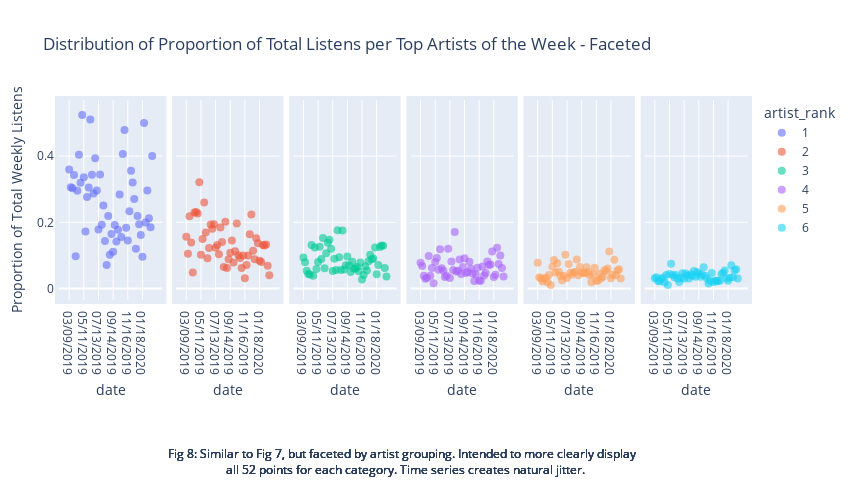

The cell this chart's notebook holds for it:
### Code cell
caption = "Fig 8: Similar to Fig 7, but faceted by artist grouping. Intended to more clearly display <br> all 52 points for each category. Time series creates natural jitter." 
fig = px.scatter(weekly_top, x = "date", y = "prop", color = "artist_rank", hover_data = ['artist', 'date'],facet_col = 'artist_rank')
fig.update_layout(
        autosize=False,
        width=850,
        height=500,
        margin=dict(
            l=50,
            r=50,
            b=200,
            t=100,
            pad=4
        )
    )
fig.update_layout(title_text='Distribution of Proportion of Total Listens per Top Artists of the Week - Faceted',
                    yaxis=dict(title_text="Proportion of Total Weekly Listens"),
                 margin_b=200, annotations = [dict(xref='paper',
                                        yref='paper',
                                        x=0.5, y=-0.9,
                                        showarrow=False,
                                        text = caption)])

fig.update_traces(marker=dict(size=8,
                             opacity = 0.6))
fig.show()
py.plot(fig, filename = 'prop_bar_weekly_facet', auto_open=False)

### Figure 1 — Plotly figure (JSON) as saved in the notebook; plotly's stock layout.template omitted (floating-point values rounded to 4 significant figures)
{"data": [{"customdata": [["Unknown Mortal Orchestra", "03/09/2019"], ["The National", "03/16/2019"], ["Wilco", "03/23/2019"], ["Kweku Collins", "03/30/2019"], ["Vampire Weekend", "04/06/2019"], ["Vampire Weekend", "04/13/2019"], ["The Strokes", "04/20/2019"], ["Twin Peaks", "04/27/2019"], ["The Beatles", "05/04/2019"], ["Vampire Weekend", "05/11/2019"], ["Acid Dad", "05/18/2019"], ["Summer Salt", "05/25/2019"], ["Allah-Las", "06/01/2019"], ["Okey Dokey", "06/08/2019"], ["Twin Peaks", "06/15/2019"], ["Grateful Dead", "06/22/2019"], ["Grateful Dead", "06/29/2019"], ["Grateful Dead", "07/06/2019"], ["together PANGEA", "07/13/2019"], ["Drugdealer", "07/20/2019"], ["Drugdealer", "07/27/2019"], ["Chance the Rapper", "08/03/2019"], ["Death Cab for Cutie", "08/10/2019"], ["The Postal Service", "08/17/2019"], ["Grateful Dead", "08/24/2019"], ["Her's", "08/31/2019"], ["Whitney", "09/07/2019"], ["Men I Trust", "09/14/2019"], ["Djo", "09/21/2019"], ["Of Monsters and Men", "09/28/2019"], ["Brittany Howard", "10/05/2019"], ["Pinegrove", "10/12/2019"], ["Wilco", "10/19/2019"], ["The Beatles", "10/26/2019"], ["Spin Doctors", "11/02/2019"], ["White Reaper", "11/09/2019"], ["The Beta Band", "11/16/2019"], ["The Velvet Underground", "11/23/2019"], ["Twin Peaks", "11/30/2019"], ["Twin Peaks", "12/07/2019"], ["Tame Impala", "12/14/2019"], ["Dr. Dog", "12/21/2019"], ["Vundabar", "12/28/2019"], ["Vampire Weekend", "01/04/2020"], ["Temples", "01/11/2020"], ["The Beatles", "01/18/2020"], ["The Beatles", "01/25/2020"], ["Allah-Las", "02/01/2020"], ["Allah-Las", "02/08/2020"], ["Tame Impala", "02/15/2020"], ["Tame Impala", "02/22/2020"], ["Tennis", "02/29/2020"]], "hoverlabel": {"namelength": 0}, "hovertemplate": "artist_rank=1<br>date=%{customdata[1]}<br>prop=%{y}<br>artist=%{customdata[0]}", "legendgroup": "1", "marker": {"color": "#636efa", "opacity": 0.6, "size": 8, "symbol": "circle"}, "mode": "markers", "name": "1", "showlegend": true, "type": "scatter", "x": ["03/09/2019", "03/16/2019", "03/23/2019", "03/30/2019", "04/06/2019", "04/13/2019", "04/20/2019", "04/27/2019", "05/04/2019", "05/11/2019", "05/18/2019", "05/25/2019", "06/01/2019", "06/08/2019", "06/15/2019", "06/22/2019", "06/29/2019", "07/06/2019", "07/13/2019", "07/20/2019", "07/27/2019", "08/03/2019", "08/10/2019", "08/17/2019", "08/24/2019", "08/31/2019", "09/07/2019", "09/14/2019", "09/21/2019", "09/28/2019", "10/05/2019", "10/12/2019", "10/19/2019", "10/26/2019", "11/02/2019", "11/09/2019", "11/16/2019", "11/23/2019", "11/30/2019", "12/07/2019", "12/14/2019", "12/21/2019", "12/28/2019", "01/04/2020", "01/11/2020", "01/18/2020", "01/25/2020", "02/01/2020", "02/08/2020", "02/15/2020", "02/22/2020", "02/29/2020"], "xaxis": "x", "y": [0.3594, 0.3059, 0.3027, 0.3431, 0.0974, 0.2951, 0.4038, 0.3196, 0.5241, 0.3358, 0.1724, 0.2764, 0.3051, 0.5102, 0.3435, 0.2871, 0.3934, 0.2963, 0.1784, 0.3443, 0.1926, 0.2507, 0.1433, 0.07127, 0.2193, 0.1018, 0.1647, 0.1111, 0.1922, 0.1417, 0.1774, 0.2842, 0.1558, 0.4061, 0.4788, 0.1832, 0.1451, 0.2331, 0.3556, 0.3203, 0.2706, 0.1199, 0.2189, 0.1939, 0.1615, 0.0957, 0.5, 0.1996, 0.2963, 0.2125, 0.1855, 0.4], "yaxis": "y"}, {"customdata": [["Bob Dylan", "03/09/2019"], ["Grateful Dead", "03/16/2019"], ["Grateful Dead", "03/23/2019"], ["FKJ", "03/30/2019"], ["Kendrick Lamar", "04/06/2019"], ["Neutral Milk Hotel", "04/13/2019"], ["Vampire Weekend", "04/20/2019"], ["Cage The Elephant", "04/27/2019"], ["Vampire Weekend", "05/04/2019"], ["The Murlocs", "05/11/2019"], ["Yo La Tengo", "05/18/2019"], ["Mt. Joy", "05/25/2019"], ["Twin Peaks", "06/01/2019"], ["Unknown Mortal Orchestra", "06/08/2019"], ["Grateful Dead", "06/15/2019"], ["The National", "06/22/2019"], ["Chance the Rapper", "06/29/2019"], ["Drugdealer", "07/06/2019"], ["Grateful Dead", "07/13/2019"], ["Mild High Club", "07/20/2019"], ["Wilco", "07/27/2019"], ["Tame Impala", "08/03/2019"], ["boy pablo", "08/10/2019"], ["Radiohead", "08/17/2019"], ["Joey Bada$$", "08/24/2019"], ["Mac Miller", "08/31/2019"], ["Mac Miller", "09/07/2019"], ["Whitney", "09/14/2019"], ["Twin Peaks", "09/21/2019"], ["R.E.M.", "09/28/2019"], ["Tame Impala", "10/05/2019"], ["Grateful Dead", "10/12/2019"], ["Bob Dylan", "10/19/2019"], ["Beach House", "10/26/2019"], ["Rex Orange County", "11/02/2019"], ["Men I Trust", "11/09/2019"], ["White Reaper", "11/16/2019"], ["Kid Cudi", "11/23/2019"], ["The Velvet Underground", "11/30/2019"], ["Grateful Dead", "12/07/2019"], ["The Velvet Underground", "12/14/2019"], ["Temples", "12/21/2019"], ["Temples", "12/28/2019"], ["Pinegrove", "01/04/2020"], ["Jay Som", "01/11/2020"], ["Tennis", "01/18/2020"], ["Mac Miller", "01/25/2020"], ["(Sandy) Alex G", "02/01/2020"], ["(Sandy) Alex G", "02/08/2020"], ["Mac Miller", "02/15/2020"], ["Okey Dokey", "02/22/2020"], ["Vundabar", "02/29/2020"]], "hoverlabel": {"namelength": 0}, "hovertemplate": "artist_rank=2<br>date=%{customdata[1]}<br>prop=%{y}<br>artist=%{customdata[0]}", "legendgroup": "2", "marker": {"color": "#EF553B", "opacity": 0.6, "size": 8, "symbol": "circle"}, "mode": "markers", "name": "2", "showlegend": true, "type": "scatter", "x": ["03/09/2019", "03/16/2019", "03/23/2019", "03/30/2019", "04/06/2019", "04/13/2019", "04/20/2019", "04/27/2019", "05/04/2019", "05/11/2019", "05/18/2019", "05/25/2019", "06/01/2019", "06/08/2019", "06/15/2019", "06/22/2019", "06/29/2019", "07/06/2019", "07/13/2019", "07/20/2019", "07/27/2019", "08/03/2019", "08/10/2019", "08/17/2019", "08/24/2019", "08/31/2019", "09/07/2019", "09/14/2019", "09/21/2019", "09/28/2019", "10/05/2019", "10/12/2019", "10/19/2019", "10/26/2019", "11/02/2019", "11/09/2019", "11/16/2019", "11/23/2019", "11/30/2019", "12/07/2019", "12/14/2019", "12/21/2019", "12/28/2019", "01/04/2020", "01/11/2020", "01/18/2020", "01/25/2020", "02/01/2020", "02/08/2020", "02/15/2020", "02/22/2020", "02/29/2020"], "xaxis": "x2", "y": [0.1562, 0.1048, 0.2184, 0.1387, 0.0487, 0.2295, 0.2308, 0.2268, 0.3209, 0.1022, 0.1494, 0.2602, 0.1695, 0.09184, 0.1221, 0.1931, 0.1803, 0.1944, 0.1228, 0.1311, 0.1039, 0.1846, 0.1402, 0.06479, 0.2018, 0.06195, 0.08824, 0.1083, 0.1451, 0.07874, 0.1129, 0.1967, 0.1005, 0.09195, 0.06189, 0.09948, 0.03137, 0.07095, 0.1, 0.1641, 0.2235, 0.114, 0.08876, 0.1515, 0.1366, 0.08398, 0.07988, 0.1316, 0.1296, 0.1333, 0.06909, 0.04], "yaxis": "y2"}, {"customdata": [["Grateful Dead", "03/09/2019"], ["Yo La Tengo", "03/16/2019"], ["FKJ", "03/23/2019"], ["Hala", "03/30/2019"], ["Wallows", "04/06/2019"], ["Kweku Collins", "04/13/2019"], ["Neutral Milk Hotel", "04/20/2019"], ["Neutral Milk Hotel", "04/27/2019"], ["Twin Peaks", "05/04/2019"], ["Acid Dad", "05/11/2019"], ["Twin Peaks", "05/18/2019"], ["Wilco", "05/25/2019"], ["Ty Segall", "06/01/2019"], ["Chris Bear", "06/08/2019"], ["The Strokes", "06/15/2019"], ["Vampire Weekend", "06/22/2019"], ["Night Moves", "06/29/2019"], ["Father John Misty", "07/06/2019"], ["Summer Salt", "07/13/2019"], ["Twin Peaks", "07/20/2019"], ["Billy Bragg", "07/27/2019"], ["The Head and the Heart", "08/03/2019"], ["Tame Impala", "08/10/2019"], ["Twin Peaks", "08/17/2019"], ["Kanye West", "08/24/2019"], ["Whitney", "08/31/2019"], ["Jay Som", "09/07/2019"], ["The Flaming Lips", "09/14/2019"], ["Whitney", "09/21/2019"], ["Mild High Club", "09/28/2019"], ["Djo", "10/05/2019"], ["Yo-Yo Ma", "10/12/2019"], ["A Tribe Called Quest", "10/19/2019"], ["Grateful Dead", "10/26/2019"], ["Twin Peaks", "11/02/2019"], ["Sturgill Simpson", "11/09/2019"], ["Minnie Riperton", "11/16/2019"], ["Twin Peaks", "11/23/2019"], ["The Claypool Lennon Delirium", "11/30/2019"], ["Kid Cudi", "12/07/2019"], ["Hoops", "12/14/2019"], ["Vundabar", "12/21/2019"], ["Bombay Bicycle Club", "12/28/2019"], ["Jay Som", "01/04/2020"], ["Vulfpeck", "01/11/2020"], ["The Rolling Stones", "01/18/2020"], ["J Dilla", "01/25/2020"], ["Whitney", "02/01/2020"], ["Electric Guest", "02/08/2020"], ["Sam Evian", "02/15/2020"], ["White Reaper", "02/22/2020"], ["Loving", "02/29/2020"]], "hoverlabel": {"namelength": 0}, "hovertemplate": "artist_rank=3<br>date=%{customdata[1]}<br>prop=%{y}<br>artist=%{customdata[0]}", "legendgroup": "3", "marker": {"color": "#00cc96", "opacity": 0.6, "size": 8, "symbol": "circle"}, "mode": "markers", "name": "3", "showlegend": true, "type": "scatter", "x": ["03/09/2019", "03/16/2019", "03/23/2019", "03/30/2019", "04/06/2019", "04/13/2019", "04/20/2019", "04/27/2019", "05/04/2019", "05/11/2019", "05/18/2019", "05/25/2019", "06/01/2019", "06/08/2019", "06/15/2019", "06/22/2019", "06/29/2019", "07/06/2019", "07/13/2019", "07/20/2019", "07/27/2019", "08/03/2019", "08/10/2019", "08/17/2019", "08/24/2019", "08/31/2019", "09/07/2019", "09/14/2019", "09/21/2019", "09/28/2019", "10/05/2019", "10/12/2019", "10/19/2019", "10/26/2019", "11/02/2019", "11/09/2019", "11/16/2019", "11/23/2019", "11/30/2019", "12/07/2019", "12/14/2019", "12/21/2019", "12/28/2019", "01/04/2020", "01/11/2020", "01/18/2020", "01/25/2020", "02/01/2020", "02/08/2020", "02/15/2020", "02/22/2020", "02/29/2020"], "xaxis": "x3", "y": [0.09375, 0.07932, 0.05364, 0.0438, 0.04221, 0.1311, 0.03846, 0.1237, 0.05882, 0.08029, 0.1264, 0.08943, 0.1525, 0.06122, 0.1069, 0.1386, 0.1475, 0.1204, 0.05263, 0.09016, 0.05628, 0.1763, 0.09451, 0.05616, 0.1754, 0.05752, 0.07059, 0.09687, 0.07059, 0.04987, 0.08065, 0.06011, 0.0603, 0.06513, 0.05212, 0.07853, 0.02745, 0.04054, 0.06667, 0.05469, 0.08235, 0.1023, 0.08876, 0.09091, 0.1242, 0.04297, 0.07101, 0.1253, 0.1296, 0.1292, 0.06182, 0.03667], "yaxis": "y3"}, {"customdata": [["Vampire Weekend", "03/09/2019"], ["Tame Impala", "03/16/2019"], ["Pavement", "03/23/2019"], ["Generationals", "03/30/2019"], ["Saba", "04/06/2019"], ["Tame Impala", "04/13/2019"], ["Cage The Elephant", "04/20/2019"], ["Whitney", "04/27/2019"], ["Wilco", "05/04/2019"], ["Cage The Elephant", "05/11/2019"], ["Summer Salt", "05/18/2019"], ["The National", "05/25/2019"], ["Foxygen", "06/01/2019"], ["Car Seat Headrest", "06/08/2019"], ["No Vacation", "06/15/2019"], ["Kendrick Lamar", "06/22/2019"], ["Beach House", "06/29/2019"], ["Unknown Mortal Orchestra", "07/06/2019"], ["Neutral Milk Hotel", "07/13/2019"], ["Grateful Dead", "07/20/2019"], ["Chance the Rapper", "07/27/2019"], ["The Strokes", "08/03/2019"], ["The Shins", "08/10/2019"], ["Cage The Elephant", "08/17/2019"], ["Mac Miller", "08/24/2019"], ["Beach House", "08/31/2019"], ["Frank Ocean", "09/07/2019"], ["Twin Peaks", "09/14/2019"], ["Grateful Dead", "09/21/2019"], ["Twin Peaks", "09/28/2019"], ["Grateful Dead", "10/05/2019"], ["Guy Clark", "10/12/2019"], ["No Vacation", "10/19/2019"], ["Johann Sebastian Bach", "10/26/2019"], ["Tame Impala", "11/02/2019"], ["Grateful Dead", "11/09/2019"], ["LCD Soundsystem", "11/16/2019"], ["Disclosure", "11/23/2019"], ["Disclosure", "11/30/2019"], ["Tame Impala", "12/07/2019"], ["Mac Miller", "12/14/2019"], ["BADBADNOTGOOD", "12/21/2019"], ["Kanye West", "12/28/2019"], ["J. Cole", "01/04/2020"], ["Dr. Dog", "01/11/2020"], ["GoldLink", "01/18/2020"], ["The O'My's", "01/25/2020"], ["Babe Rainbow", "02/01/2020"], ["Still Woozy", "02/08/2020"], ["Post Animal", "02/15/2020"], ["(Sandy) Alex G", "02/22/2020"], ["TOPS", "02/29/2020"]], "hoverlabel": {"namelength": 0}, "hovertemplate": "artist_rank=4<br>date=%{customdata[1]}<br>prop=%{y}<br>artist=%{customdata[0]}", "legendgroup": "4", "marker": {"color": "#ab63fa", "opacity": 0.6, "size": 8, "symbol": "circle"}, "mode": "markers", "name": "4", "showlegend": true, "type": "scatter", "x": ["03/09/2019", "03/16/2019", "03/23/2019", "03/30/2019", "04/06/2019", "04/13/2019", "04/20/2019", "04/27/2019", "05/04/2019", "05/11/2019", "05/18/2019", "05/25/2019", "06/01/2019", "06/08/2019", "06/15/2019", "06/22/2019", "06/29/2019", "07/06/2019", "07/13/2019", "07/20/2019", "07/27/2019", "08/03/2019", "08/10/2019", "08/17/2019", "08/24/2019", "08/31/2019", "09/07/2019", "09/14/2019", "09/21/2019", "09/28/2019", "10/05/2019", "10/12/2019", "10/19/2019", "10/26/2019", "11/02/2019", "11/09/2019", "11/16/2019", "11/23/2019", "11/30/2019", "12/07/2019", "12/14/2019", "12/21/2019", "12/28/2019", "01/04/2020", "01/11/2020", "01/18/2020", "01/25/2020", "02/01/2020", "02/08/2020", "02/15/2020", "02/22/2020", "02/29/2020"], "xaxis": "x4", "y": [0.07812, 0.06799, 0.03831, 0.0292, 0.03247, 0.09836, 0.03846, 0.06186, 0.01604, 0.08029, 0.09195, 0.05691, 0.1186, 0.06122, 0.05344, 0.03465, 0.03825, 0.1204, 0.03216, 0.08197, 0.05628, 0.1708, 0.05183, 0.054, 0.08772, 0.04425, 0.06471, 0.09117, 0.04706, 0.04987, 0.08065, 0.06011, 0.04523, 0.02299, 0.04235, 0.06283, 0.02353, 0.02365, 0.06667, 0.03906, 0.04706, 0.08187, 0.07101, 0.07273, 0.1118, 0.03516, 0.04142, 0.1231, 0.07407, 0.1, 0.06182, 0.03667], "yaxis": "y4"}, {"customdata": [["Car Seat Headrest", "03/09/2019"], ["Vampire Weekend", "03/16/2019"], ["Kendrick Lamar", "03/23/2019"], ["Mick Jenkins", "03/30/2019"], ["Mick Jenkins", "04/06/2019"], ["MGMT", "04/13/2019"], ["Anderson .Paak", "04/20/2019"], ["Chance the Rapper", "04/27/2019"], ["Gladys Knight & The Pips", "05/04/2019"], ["Twin Peaks", "05/11/2019"], ["The Murlocs", "05/18/2019"], ["Pink Floyd", "05/25/2019"], ["Night Moves", "06/01/2019"], ["Twin Peaks", "06/08/2019"], ["Alvvays", "06/15/2019"], ["Mac Miller", "06/22/2019"], ["Car Seat Headrest", "06/29/2019"], ["Car Seat Headrest", "07/06/2019"], ["Tame Impala", "07/13/2019"], ["Summer Salt", "07/20/2019"], ["Twin Peaks", "07/27/2019"], ["Wilco", "08/03/2019"], ["Dr. Dog", "08/10/2019"], ["The Lumineers", "08/17/2019"], ["Jay Som", "08/24/2019"], ["Grateful Dead", "08/31/2019"], ["Arcade Fire", "09/07/2019"], ["Cotton Jones", "09/14/2019"], ["Pinegrove", "09/21/2019"], ["The Beatles", "09/28/2019"], ["The Beatles", "10/05/2019"], ["Sturgill Simpson", "10/12/2019"], ["The Beatles", "10/19/2019"], ["Lil Nas X", "10/26/2019"], ["Whitney", "11/02/2019"], ["Disclosure", "11/09/2019"], ["YBN Cordae", "11/16/2019"], ["Talking Heads", "11/23/2019"], ["Tame Impala", "11/30/2019"], ["Beach House", "12/07/2019"], ["Beach House", "12/14/2019"], ["White Reaper", "12/21/2019"], ["Kendrick Lamar", "12/28/2019"], ["Sturgill Simpson", "01/04/2020"], ["Tame Impala", "01/11/2020"], ["Disclosure", "01/18/2020"], ["Temples", "01/25/2020"], ["The Beatles", "02/01/2020"], ["The Beatles", "02/08/2020"], ["Allah-Las", "02/15/2020"], ["Whitney", "02/22/2020"], ["Sam Evian", "02/29/2020"]], "hoverlabel": {"namelength": 0}, "hovertemplate": "artist_rank=5<br>date=%{customdata[1]}<br>prop=%{y}<br>artist=%{customdata[0]}", "legendgroup": "5", "marker": {"color": "#FFA15A", "opacity": 0.6, "size": 8, "symbol": "circle"}, "mode": "markers", "name": "5", "showlegend": true, "type": "scatter", "x": ["03/09/2019", "03/16/2019", "03/23/2019", "03/30/2019", "04/06/2019", "04/13/2019", "04/20/2019", "04/27/2019", "05/04/2019", "05/11/2019", "05/18/2019", "05/25/2019", "06/01/2019", "06/08/2019", "06/15/2019", "06/22/2019", "06/29/2019", "07/06/2019", "07/13/2019", "07/20/2019", "07/27/2019", "08/03/2019", "08/10/2019", "08/17/2019", "08/24/2019", "08/31/2019", "09/07/2019", "09/14/2019", "09/21/2019", "09/28/2019", "10/05/2019", "10/12/2019", "10/19/2019", "10/26/2019", "11/02/2019", "11/09/2019", "11/16/2019", "11/23/2019", "11/30/2019", "12/07/2019", "12/14/2019", "12/21/2019", "12/28/2019", "01/04/2020", "01/11/2020", "01/18/2020", "01/25/2020", "02/01/2020", "02/08/2020", "02/15/2020", "02/22/2020", "02/29/2020"], "xaxis": "x5", "y": [0.07812, 0.03399, 0.03065, 0.0219, 0.02922, 0.03279, 0.01923, 0.04124, 0.0107, 0.06569, 0.08621, 0.04878, 0.07627, 0.05102, 0.03817, 0.02475, 0.03825, 0.1019, 0.03216, 0.07377, 0.04762, 0.04132, 0.04878, 0.04968, 0.08772, 0.03982, 0.06471, 0.04843, 0.04706, 0.04724, 0.06452, 0.04918, 0.0402, 0.01916, 0.04235, 0.06283, 0.02353, 0.02365, 0.04444, 0.03125, 0.03529, 0.05556, 0.05325, 0.06061, 0.1118, 0.03125, 0.04142, 0.08705, 0.04012, 0.05417, 0.05818, 0.03], "yaxis": "y5"}, {"customdata": [["Rolling Blackouts Coastal Fever", "03/09/2019"], ["Steely Dan", "03/16/2019"], ["Vampire Weekend", "03/23/2019"], ["Donnie Trumpet & The Social Experiment", "03/30/2019"], ["Tame Impala", "04/06/2019"], ["The National", "04/13/2019"], ["Toro y Moi", "04/20/2019"], ["Lake Street Dive", "04/27/2019"], ["Neutral Milk Hotel", "05/04/2019"], ["Elliott Smith", "05/11/2019"], ["The Rolling Stones", "05/18/2019"], ["Local Natives", "05/25/2019"], ["Mild High Club", "06/01/2019"], ["Whitney", "06/08/2019"], ["The Frights", "06/15/2019"], ["A Tribe Called Quest", "06/22/2019"], ["88-Keys", "06/29/2019"], ["Dreamville", "07/06/2019"], ["Death Cab for Cutie", "07/13/2019"], ["Her's", "07/20/2019"], ["Tame Impala", "07/27/2019"], ["Of Monsters and Men", "08/03/2019"], ["The Growlers", "08/10/2019"], ["The Shins", "08/17/2019"], ["Arcade Fire", "08/24/2019"], ["Twin Peaks", "08/31/2019"], ["Grateful Dead", "09/07/2019"], ["Sufjan Stevens", "09/14/2019"], ["Peach Pit", "09/21/2019"], ["The Band", "09/28/2019"], ["Beach House", "10/05/2019"], ["Gong Gong Gong 工工工", "10/12/2019"], ["Phoebe Bridgers", "10/19/2019"], ["Drake", "10/26/2019"], ["Kanye West", "11/02/2019"], ["Tame Impala", "11/09/2019"], ["Doves", "11/16/2019"], ["Generationals", "11/23/2019"], ["Brian Eno", "11/30/2019"], ["Coldplay", "12/07/2019"], ["Kendrick Lamar", "12/14/2019"], ["The Shins", "12/21/2019"], ["Corduroy", "12/28/2019"], ["Theo Katzman", "01/04/2020"], ["Post Animal", "01/11/2020"], ["Toro y Moi", "01/18/2020"], ["Toro y Moi", "01/25/2020"], ["Temples", "02/01/2020"], ["Grateful Dead", "02/08/2020"], ["Electric Guest", "02/15/2020"], ["Sharon Van Etten", "02/22/2020"], ["Tame Impala", "02/29/2020"]], "hoverlabel": {"namelength": 0}, "hovertemplate": "artist_rank=6<br>date=%{customdata[1]}<br>prop=%{y}<br>artist=%{customdata[0]}", "legendgroup": "6", "marker": {"color": "#19d3f3", "opacity": 0.6, "size": 8, "symbol": "circle"}, "mode": "markers", "name": "6", "showlegend": true, "type": "scatter", "x": ["03/09/2019", "03/16/2019", "03/23/2019", "03/30/2019", "04/06/2019", "04/13/2019", "04/20/2019", "04/27/2019", "05/04/2019", "05/11/2019", "05/18/2019", "05/25/2019", "06/01/2019", "06/08/2019", "06/15/2019", "06/22/2019", "06/29/2019", "07/06/2019", "07/13/2019", "07/20/2019", "07/27/2019", "08/03/2019", "08/10/2019", "08/17/2019", "08/24/2019", "08/31/2019", "09/07/2019", "09/14/2019", "09/21/2019", "09/28/2019", "10/05/2019", "10/12/2019", "10/19/2019", "10/26/2019", "11/02/2019", "11/09/2019", "11/16/2019", "11/23/2019", "11/30/2019", "12/07/2019", "12/14/2019", "12/21/2019", "12/28/2019", "01/04/2020", "01/11/2020", "01/18/2020", "01/25/2020", "02/01/2020", "02/08/2020", "02/15/2020", "02/22/2020", "02/29/2020"], "xaxis": "x6", "y": [0.03125, 0.03399, 0.02299, 0.0219, 0.02922, 0.03279, 0.01923, 0.04124, 0.0107, 0.0438, 0.07471, 0.04065, 0.0339, 0.04082, 0.03053, 0.0198, 0.03279, 0.0463, 0.02924, 0.04508, 0.03896, 0.0303, 0.04268, 0.03888, 0.05263, 0.0354, 0.05, 0.04558, 0.03529, 0.04199, 0.06452, 0.03825, 0.03015, 0.01533, 0.0228, 0.04712, 0.01961, 0.02365, 0.02222, 0.02344, 0.02353, 0.04386, 0.04734, 0.05455, 0.03106, 0.02344, 0.03254, 0.07006, 0.03395, 0.05417, 0.05818, 0.03], "yaxis": "y6"}], "layout": {"annotations": [{"font": {}, "showarrow": false, "text": "Fig 8: Similar to Fig 7, but faceted by artist grouping. Intended to more clearly display <br> all 52 points for each category. Time series creates natural jitter.", "x": 0.5, "xanchor": "center", "xref": "paper", "y": -0.9, "yanchor": "bottom", "yref": "paper"}, {"font": {}, "showarrow": false, "text": "Fig 8: Similar to Fig 7, but faceted by artist grouping. Intended to more clearly display <br> all 52 points for each category. Time series creates natural jitter.", "x": 0.5, "xanchor": "center", "xref": "paper", "y": -0.9, "yanchor": "bottom", "yref": "paper"}, {"font": {}, "showarrow": false, "text": "Fig 8: Similar to Fig 7, but faceted by artist grouping. Intended to more clearly display <br> all 52 points for each category. Time series creates natural jitter.", "x": 0.5, "xanchor": "center", "xref": "paper", "y": -0.9, "yanchor": "bottom", "yref": "paper"}, {"font": {}, "showarrow": false, "text": "Fig 8: Similar to Fig 7, but faceted by artist grouping. Intended to more clearly display <br> all 52 points for each category. Time series creates natural jitter.", "x": 0.5, "xanchor": "center", "xref": "paper", "y": -0.9, "yanchor": "bottom", "yref": "paper"}, {"font": {}, "showarrow": false, "text": "Fig 8: Similar to Fig 7, but faceted by artist grouping. Intended to more clearly display <br> all 52 points for each category. Time series creates natural jitter.", "x": 0.5, "xanchor": "center", "xref": "paper", "y": -0.9, "yanchor": "bottom", "yref": "paper"}, {"font": {}, "showarrow": false, "text": "Fig 8: Similar to Fig 7, but faceted by artist grouping. Intended to more clearly display <br> all 52 points for each category. Time series creates natural jitter.", "x": 0.5, "xanchor": "center", "xref": "paper", "y": -0.9, "yanchor": "bottom", "yref": "paper"}], "autosize": false, "height": 500, "legend": {"title": {"text": "artist_rank"}, "tracegroupgap": 0}, "margin": {"b": 200, "l": 50, "pad": 4, "r": 50, "t": 100}, "title": {"text": "Distribution of Proportion of Total Listens per Top Artists of the Week - Faceted"}, "width": 850, "xaxis": {"anchor": "y", "domain": [0, 0.15], "title": {"text": "date"}}, "xaxis2": {"anchor": "y2", "domain": [0.17, 0.32], "matches": "x", "title": {"text": "date"}}, "xaxis3": {"anchor": "y3", "domain": [0.34, 0.49], "matches": "x", "title": {"text": "date"}}, "xaxis4": {"anchor": "y4", "domain": [0.51, 0.66], "matches": "x", "title": {"text": "date"}}, "xaxis5": {"anchor": "y5", "domain": [0.68, 0.83], "matches": "x", "title": {"text": "date"}}, "xaxis6": {"anchor": "y6", "domain": [0.85, 1], "matches": "x", "title": {"text": "date"}}, "yaxis": {"anchor": "x", "domain": [0, 1], "title": {"text": "Proportion of Total Weekly Listens"}}, "yaxis2": {"anchor": "x2", "domain": [0, 1], "matches": "y", "showticklabels": false}, "yaxis3": {"anchor": "x3", "domain": [0, 1], "matches": "y", "showticklabels": false}, "yaxis4": {"anchor": "x4", "domain": [0, 1], "matches": "y", "showticklabels": false}, "yaxis5": {"anchor": "x5", "domain": [0, 1], "matches": "y", "showticklabels": false}, "yaxis6": {"anchor": "x6", "domain": [0, 1], "matches": "y", "showticklabels": false}}}
